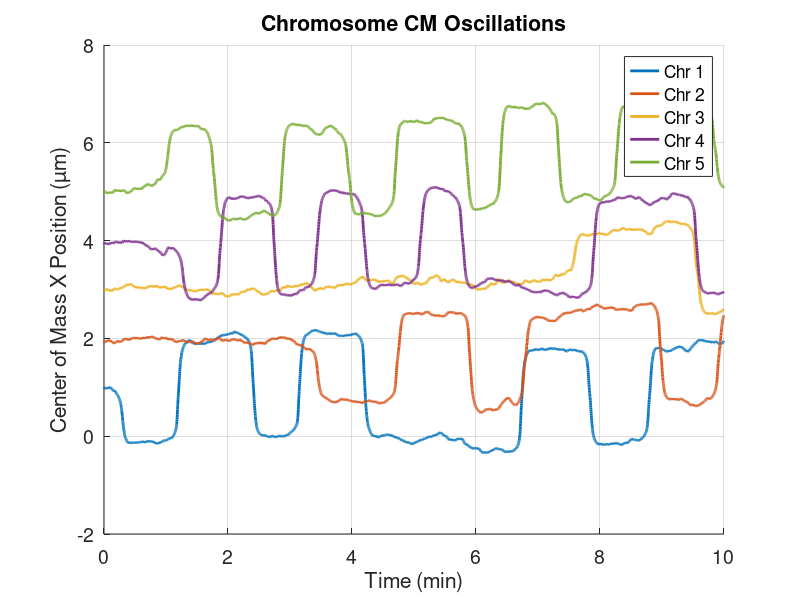

Reproduce this figure in MATLAB. (Note: this script raises an error after producing the figure.)
%%%%%%%%%%%%%%%%%%%%%%%%%%%%%%%%%%%%%%%%%%%%%%%%%%%%%%%%%%%%%%%%%%%%%%%%%%%
% multiple_chromosomes_noise.m
%
% PURPOSE
%   Simulate N independent sister-chromosome pairs in 1D (x), each with
%   chromosome-specific parameter noise and measurement-like positional jitter.
%   This script is a negative control: because chromosome pairs are independent,
%   cross-chromosome coordination metrics (Pearson r, displacement cross-corr)
%   should be ~0 on average.
%
% WHAT'S DIFFERENT FROM one_oscillating_chromosome_noise.m: 
%   - Simulates N chromosome pairs (indexed by i = 1..Nchromosomes) 
%   - Draws kinetic parameters independently for each chromosome i
%   - Assigns fixed y-positions for visualization only (dynamics remain 1D in x)
%   - Adds coordination analyses across chromosome pairs (Pearson + displacement cross-corr)
%
% OUTPUTS
%   Figures:
%     (1) CM traces over time for all chromosomes (stacked/offset view)
%     (2+) Peaks and valleys identified by oscillation_measurement for each chromosome (if plotting enabled)
%     (2) Activity metrics bar plot per chromosome (Avg_KE, Avg|v_L|, Avg|v_R|)
%     (3) Pearson correlation distribution across chromosome pairs
%     (4) Cross-correlation vs neighbor order (two-point microrheology analysis of chromosome embedded in spindle)
%     (5) Cross-correlation vs lag time (two-point microrheology analysis of chromosome embedded in spindle)
%
%   Printed tables:
%     - Per-chromosome CM/KK oscillation summary (mean ± SD)
%     - Per-chromosome activity summary
%   
%   Optional CSV:
%     – Per-chromosome cL/cR trajectories vs time for Python-based plotting
%
% DEPENDENCIES
%   oscillation_measurement.m
%   chromosome_activity_measurement.m
%   pearsons_correlation_analysis.m
%   crosscorrelation_measurement.m
%
% AUTHOR
%   Jiali Zhu, 2025, UNC-Chapel Hill
%%%%%%%%%%%%%%%%%%%%%%%%%%%%%%%%%%%%%%%%%%%%%%%%%%%%%%%%%%%%%%%%%%%%%%%%%%%

clc;clear;close all;

% ---------------- Time information ---------------- 
dt = 2e-3;         % time step (min)
Nsteps = 5000;     % number of simulation steps 

% ---------------- Number of chromosome ---------------- 
Nchromosomes=5;    

% ---------------- Noise parameters ----------------
noise=0.05;        % magnitude of uniform parameter perturbations for n_dot and Nbar
noise_b=0.05;      % magnitude of common-mode positional jitter added each time step

% ---------------- Model parameters ----------------
Kct = 12.30;       % pN/µm  centromere spring constant  
I0 = 2;            % µm     centromere rest length
Kkt = 1;           % pN/µm  KT–MT spring constant 
Gamma = 0.1;       %        effective drag coefficient 
Beta = 0.7;        %        scaling for MT tip velocity
Nmax = 25;         % count  max number of KT–MT attachments
epsilon =0.1;      % small symmetry-breaking perturbation (dimensionless) 

% ---------------- Parameter noise per chromosome ----------------
% Each chromosome i gets its own kinetic parameters (chromosome-to-chromosome variability).
% These are drawn ONCE (at initialization) and held fixed during the simulation.
Nbar   = zeros(Nchromosomes, 1);  % steady-state attachment number (initialization reference)
n_dot  = zeros(Nchromosomes, 1);  % baseline gain term for attachments
Lambda = zeros(Nchromosomes, 1);  % detachment rate constant
Alpha  = zeros(Nchromosomes, 1);  % velocity-attachment coupling coefficient
for i = 1:Nchromosomes
    Nbar(i)  = 20 * (1 + noise * (2*rand(1) - 1));
    n_dot(i) =  1 * (1 + noise * (2*rand(1) - 1));
    Lambda(i) = n_dot(i) / Nbar(i);
    Alpha(i)  = n_dot(i) * 6.2 / (1 - Beta);
end
% Print parameter draws
fprintf("Ndot = %4.4f\n", n_dot);
fprintf("Nbar = %4.4f\n", Nbar);
fprintf("Lambda = %4.4f\n", Lambda);
fprintf("Alpha = %4.4f\n", Alpha);

% ---------------- Pre-allocate state variables ----------------
cL = zeros(Nsteps+1, 2,Nchromosomes);       % left chromosome position: (time, [x y], chromosome index)
cR = zeros(Nsteps+1, 2,Nchromosomes);       % right chromosome position: (time, [x y], chromosome index)
xL = zeros(Nsteps+1, Nchromosomes);         % left MT tip x-position over time
xR = zeros(Nsteps+1, Nchromosomes);         % right MT tip x-position over time
NL = zeros(Nsteps+1, Nchromosomes);         % left KT–MT attachment number over time 
NR = zeros(Nsteps+1, Nchromosomes);         % right KT–MT attachment number over time 
vL = zeros(Nsteps, Nchromosomes);           % left chromosome velocity over time
vR = zeros(Nsteps, Nchromosomes);           % right chromosome velocity over time

% ---------------- Initial conditions ----------------
% Fixed y positions are assigned
y_positions = linspace(-Nchromosomes/2, Nchromosomes/2, Nchromosomes);
% Each Pairs have their own 
for i = 1: Nchromosomes 
    % Initial attachment numbers (slightly perturbed to break symmetry)
    NR(1,i)=Nbar(i)*(1-epsilon);
    NL(1,i)=Nbar(i)*(1+epsilon); 
    % Initial chromosome positions (x in µm; y fixed) 
    cL(1,1,i) =-I0/2-epsilon*(2*rand(1)-1); % left sister initial x-position
    cR(1,1,i) =I0/2+epsilon*(2*rand(1)-1);  % right sister initial x-position
    cL(:,2,i) = y_positions(i);             % y fixed
    cR(:,2,i) = y_positions(i);             % y fixed
    % Initial MT tip positions (offset from chromosomes; chosen to start dynamics)
    xL(1,i) = cL(1,1,i)-0.3;
    xR(1,i) = cR(1,1,i)+0.3;
    % Initial chromosome velocities
    vL(1,i)=0;
    vR(1,i)=0;
end 

% ---------------- Time integration loop (explicit Euler) ----------------
for t = 1:Nsteps
    for i=1:Nchromosomes 
    % ----- Force calculations -----
    % Define centromere and MT forces on the given chromosome
    F_KT_L = -NL(t,i) * Kkt * (cL(t,1,i) - xL(t,i));  % force on left chromosome from KT–MT bundle
    F_CT_L = Kct * (cR(t,1,i) - cL(t,1,i) - I0);      % Centromere forces on Left Chromosome
    F_KT_R = -NR(t,i) * Kkt * (cR(t,1,i) - xR(t,i));  % force on right chromosome from KT–MT bundle
    F_CT_R = -Kct * (cR(t,1,i) - cL(t,1,i) - I0);     % Centromere forces on Right Chromosome
    % ----- Velocities (overdamped dynamics) -----
    vL(t,i) = (F_KT_L + F_CT_L)/Gamma;
    vR(t,i) = (F_KT_R + F_CT_R)/Gamma;
    
    % ----- Update chromosome positions -----
    % Common-mode positional jitter: the same dx_diff is added to both sisters,
    dx_diff=noise_b *(randn(1))*sqrt(dt);
    cL(t+1,1,i) = cL(t,1,i) + dt * vL(t,i)+dx_diff ;
    cR(t+1,1,i) = cR(t,1,i) + dt * vR(t,i)+dx_diff ;
    % Maintain fixed Y positions
    cL(t+1,2,i) = cL(1,2,i);
    cR(t+1,2,i) = cR(1,2,i);
    % ----- Update MT tip positions -----
    xL(t+1,i) = xL(t,i) + dt * Beta * (vL(t,i));
    xR(t+1,i) = xR(t,i) + dt * Beta * (vR(t,i));
    % ----- Update attachment numbers -----
    NL(t+1,i) = NL(t,i) + dt * (...
        n_dot(i) +(-Alpha(i) * NL(t,i) * (1 - Beta) * vL(t,i) * (1 - NL(t,i)/Nmax)) ...
        - Lambda(i)* NL(t,i));
    NR(t+1,i) = NR(t,i) + dt * (...
        n_dot(i) + (Alpha(i) * NR(t,i) * (1 - Beta) * vR(t,i) * (1 - NR(t,i)/Nmax)) ...
        - Lambda(i)* NR(t,i));  
    end
end

% ---------------- Derived observables and plotting ----------------
% Figure1: side-by-side CM positions overtime 
figure;
hold on;
time = (0:Nsteps) * dt;
for i = 1:Nchromosomes
    CMx = (cL(:,1,i) + cR(:,1,i)) / 2+i;
    plot(time, CMx, 'LineWidth', 2);
end
xlabel('Time (min)');
ylabel('Center of Mass X Position (µm)');
title('Chromosome CM Oscillations');
legend(arrayfun(@(i) sprintf('Chr %d', i), 1:Nchromosomes, 'UniformOutput', false));
set(gca, 'FontSize', 14);
grid on;

% ---------------- Oscillation and activity analysis ----------------
% Oscillation Analysis 
[~, ~, summary] = oscillation_measurement(cL(:,:,:), cR(:,:,:), dt, 1, false);
disp('Per-Chromosome Oscillation Summary:');
disp(summary);
% Chromosome Activity Analysis
activity_all= chromosome_activity_measurement(cL(:,:,:), cR(:,:,:), dt);
disp('Per-Chromosome Activity Summary:');
disp(activity_all);
% Figure 2: activity metrics bar plot for each chromosome 
figure;
bar_data = [activity_all.Avg_KE, activity_all.vL, activity_all.vR];
bar(bar_data, 'grouped');
legend({'Avg KE', '|v_L|', '|v_R|'});
xlabel('Chromosome Index');
ylabel('Value');
title('Chromosome Activity');
grid on;

% ---------------- inter-chromosomal correlation analysis ----------------
% Pearon's correlation analysis 
duration = 10;  % minutes
pearson_table = pearsons_correlation_analysis(cL, cR, dt, duration);
% Figure 3: distribution of Pearson's coefficients
figure; 
histogram(pearson_table.pearson_r, 20);                        % 20 bins; adjust if you like
xlabel('Pearson''s r (CM vs CM)');
ylabel('Count');
title('Distribution of Pearson''s Correlations (5 s sampled)');
grid on; box on; hold on;
xline(0, '--k');                                % reference at r=0
xline(mean(pearson_table.pearson_r,'omitnan'), 'r-', 'LineWidth', 1.5);  % mean r
hold off;

% Cross-correlation Analysis 
% Create a structure array to store results
records = struct('iteration', {}, 'tau', {}, 'neighbor', {}, 'C_value', {}, 'N_value', {});
tau_step = round(5 / (dt * 60));  % Number of steps per 5-second interval
tau_values = tau_step * (1:30);   % From 5s to 150s         
tau_groups = reshape(tau_values, 10, [])';  % 3 groups of 10 τs each (3×10 matrix)
% Calculate CM in the x axis 
CMx = (cL(:,1,:) + cR(:,1,:)) / 2;
iteration_id=1;
% Compute correlations at selected tau values
for tau = tau_values
    [C, N] = crosscorrelation_measurement(CMx, tau, Nsteps, Nchromosomes);

    for neighbor_idx = 1:(Nchromosomes - 1)
        if N(neighbor_idx) > 0
            C_norm = C(neighbor_idx) / N(neighbor_idx);
        else
            C_norm = NaN;
        end
        records(end+1) = struct( ...
            'iteration', iteration_id, ...
            'tau', tau, ...
            'neighbor', neighbor_idx, ...
            'C_value', C_norm, ...
            'N_value', N(neighbor_idx) ...
        );
    end
end
records_table = struct2table(records);

% Figure 4: Avg Cross-Correlation vs Neighbor Level for Each τ Group
figure; hold on;
colors = lines(size(tau_groups, 1));
for g = 1:size(tau_groups, 1)
    current_group = tau_groups(g, :);
    subset = records_table(ismember(records_table.tau, current_group), :);
    grouped = groupsummary(subset, "neighbor", ["mean","std"], "C_value");

    errorbar(grouped.neighbor, grouped.mean_C_value,grouped.std_C_value, '-o', ...
        'DisplayName', sprintf('\\tau = %d–%d', (current_group(1)/tau_step)*5, (current_group(end)/tau_step)*5), ...
        'LineWidth', 2, 'Color', colors(g, :));
end
ylim([-1,1]);
xticks(1:1:Nchromosomes-1);
xlabel('Neighbor Level'); ylabel('Avg Norm Cross-Corr');
title('C vs Neighbor Level (Grouped by \tau)');
legend; grid on; box on;

% Figure 5: C vs Time Lag for Neighbor Level = 1, 2, 3
figure; hold on;
for n = 1:Nchromosomes-1
    subset = records_table(records_table.neighbor == n, :);
    grouped = groupsummary(subset, "tau", ["mean","std"], "C_value");

    errorbar((grouped.tau/tau_step)*5, grouped.mean_C_value,grouped.std_C_value, '-o', ...
        'DisplayName', sprintf('%d^{st} neighbor', n), 'LineWidth', 2);
end
ylim([-1,1]);
xlabel('\tau (seconds)', 'FontSize', 14);
ylabel('Avg Norm Cross-Corr', 'FontSize', 14);
title('C vs \tau for 1st, 2nd, 3rd Neighbors', 'FontSize', 16);
legend('Location', 'best');
grid on; box on;
set(gca, 'FontSize', 12);

%% Save .csv for plotting in python 
Step   = (0:Nsteps)';            % 0,1,2,...,Nsteps 
T_min = (0:Nsteps)' * dt;        % time in minutes
T_sec = T_min * 60;              % time in seconds 

cL_x = squeeze(cL(:,1,:));      % (Nsteps+1) x Nchromosomes
cR_x = squeeze(cR(:,1,:));      % (Nsteps+1) x Nchromosomes
% Build data matrix
Chromosome = repelem((1:Nchromosomes)', numel(Step), 1);   
Step_all   = repmat(Step, Nchromosomes, 1);
Tmin_all   = repmat(T_min, Nchromosomes, 1);
Tsec_all   = repmat(T_sec, Nchromosomes, 1);
cL_col     = reshape(cL_x, [], 1);
cR_col     = reshape(cR_x, [], 1);

cLcR_tbl = table(Chromosome, Step_all, Tmin_all, Tsec_all, cL_col, cR_col, ...
    'VariableNames', {'Chromosome','Step','T_min','T_sec','cL','cR'});
writetable(cLcR_tbl, 'interdependent_chromosome_trajectory_sample01.csv');